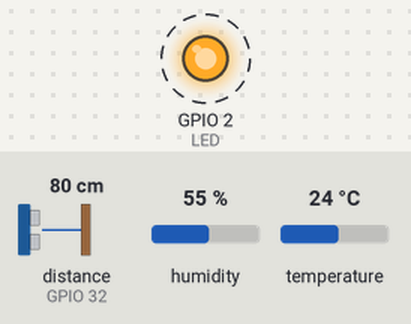
A sketch run on a simulated ESP32. On the bench: output pins drawn as LEDs (lit = HIGH). Dashed ring = blinking. Inputs (shaded band) come from the test bench; at power-on: distance to the obstacle (sensor on GPIO 32) 80 cm, humidity 55 %, temperature 24 °C. The echo pulse lasts 58.3 µs per cm; WiFi joins after 1.5 s; servers stay silent unless stated; what the sketch prints to the serial monitor is not drawn.

Above: at 2.56 s.
Timing chart, 0 to 5.5 s (numbered marks = the images above):
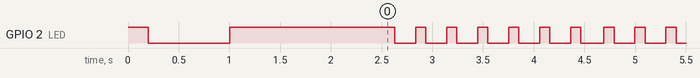

Measured:
- by itself, GPIO 2 (LED): goes LOW 0.80 s, HIGH 1.6 s, 412 × (LOW 0.21 s, HIGH 0.10 s), then LOW

The sketch:

Dashboard_transmitter_rev6.ino
```cpp
// Import Libraries
#include <esp_now.h> // Wireless connection to other controller
#include <WiFi.h>
#include <HCSR04.h>
#include <DHT.h>

// Define ultrasonic distance sensor pins
#define TRIG 33
#define ECHO 32

#define DHTPIN 27       // Define the pin used to connect the temperature and humidity sensor
#define DHTTYPE DHT11  // Define the sensor type

// Define built in LED pin
#define LED 2

// Distance sensor setup
UltraSonicDistanceSensor distanceSensor(TRIG, ECHO);

// Temp/humidity sensor setup
DHT dht(DHTPIN, DHTTYPE);

// WiFi credentials
const char* ssid     = "MAX";
const char* password = "hollandlop";

uint8_t receiverAddress[] = {0x38, 0x18, 0x2B, 0xE9, 0x86, 0xD4}; // MAC of other ESP32

// Typedef for wireless data transmission

typedef struct __attribute__((packed)) data_message {
  int16_t distance;
  uint8_t temperature;
  uint8_t humidity;
} data_message;

data_message packet;

void setup() {
  Serial.begin(115200);
  // The built-in LED is used to display connection information
  pinMode(LED, OUTPUT);

  digitalWrite(LED, HIGH); // Indicate startup and wait 1 second before connecting to wifi
  delay(200);
  digitalWrite(LED, LOW);
  delay(800);

  WiFi.mode(WIFI_STA);

  // Connect to Wifi
  WiFi.begin(ssid, password);

  while (WiFi.status() != WL_CONNECTED) {
    digitalWrite(LED, HIGH); // LED is on to show wifi connecting
    delay(500);
  }

  if (esp_now_init() != ESP_OK) { // Start ESP-NOW
    Serial.println("Error initializing ESP-NOW");
    return;
  }

  esp_now_peer_info_t peerInfo = {}; // Setup wireless connection with the other controller
  memcpy(peerInfo.peer_addr, receiverAddress, 6);
  peerInfo.channel = 0;
  peerInfo.encrypt = false;
  esp_now_add_peer(&peerInfo);

  dht.begin();  // Initialize the DHT sensor
}

void loop() {
  packet.distance = distanceSensor.measureDistanceCm(); // Measure distance and store result in the packet struct
  Serial.println(packet.distance);

  packet.temperature = dht.readTemperature();
  packet.humidity = dht.readHumidity(); // Read temperature (Celsius) and store result in the packet struct
  Serial.println(packet.temperature);
  Serial.println(packet.humidity); // Read humidity and store result in the packet struct

  digitalWrite(LED, HIGH); // Flash LED to indicate data transmission
  esp_now_send(receiverAddress, (uint8_t *) &packet, sizeof(packet)); // Send data in discrete bytes
  delay(100);
  digitalWrite(LED, LOW);
  delay(200);
}
```
